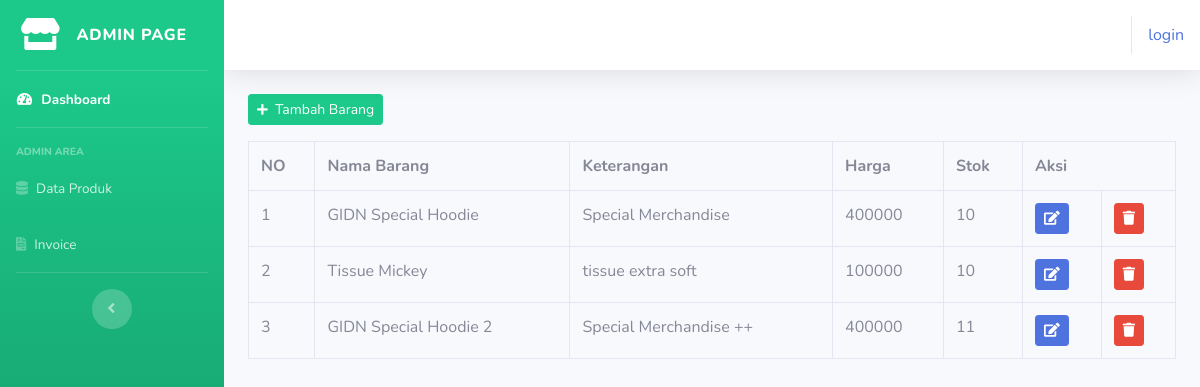
Page /index.php/admin/data_barang on the committed database.
### tables this page shows
CREATE TABLE `tb_barang` (
  `id_brg` int(11) NOT NULL,
  `nama_brg` varchar(120) NOT NULL,
  `keterangan` varchar(250) NOT NULL,
  `harga` int(11) NOT NULL,
  `stok` int(4) NOT NULL,
  `gambar` text NOT NULL
);

### application/controllers/admin/data_barang.php (called while the page is built, shortened)
<?php
class Data_barang extends CI_Controller{
    public function index()
    {
        $data['barang'] = $this->model_barang->tampil_data()->result();
        $this->load->view('Templates_admin/header');
        $this->load->view('Templates_admin/sidebar');
        $this->load->view('admin/data_barang', $data);
        $this->load->view('Templates_admin/footer');
    }
}

### index.php (called while the page is built, shortened)
<?php
require_once BASEPATH.'core/CodeIgniter.php';

### application/models/model_barang.php (called while the page is built, shortened)
<?php
class Model_barang extends CI_Model{
    public function tampil_data(){
       return $this->db->get('tb_barang');
    }
}

### application/views/admin/data_barang.php (the view, shortened to what this page needs)
<div class="container-fluid">
    <button class="btn btn-sm btn-success mb-3" data-toggle="modal" data-target="#tambah_barang"><i class="fas fa-plus fa-sm"></i> &nbsp;Tambah Barang</button>
    <table class="table table-bordered">
        <tr>
            <th>NO</th>
            <th>Nama Barang</th>
            <th>Keterangan</th>
            <th>Harga</th>
            <th>Stok</th>
            <th colspan="3">Aksi</th>
        </tr>
        <?php
        $no=1;
        foreach($barang as $brg) : ?>
        <tr>
            <td><?php echo $no++ ?></td>
            <td><?php echo $brg->nama_brg?></td>
            <td><?php echo $brg->keterangan?></td>
            <td><?php echo $brg->harga?></td>
            <td><?php echo $brg->stok?></td>
            <td><?php echo anchor('admin/data_barang/edit/' .$brg->id_brg, '<div class="btn btn-primary btn-sm"><i class="fas fa-edit"></i></div') ?> </td>
            <td><?php echo anchor('admin/data_barang/hapus/' .$brg->id_brg, '<div class="btn btn-danger btn-sm"><i class="fas fa-trash"></i></div>') ?></td>
        </tr>
        <?php endforeach; ?>
    </table>
</div>

### rows in the picture
tb_barang: nama_brg "GIDN Special Hoodie", keterangan "Special Merchandise", harga "400000", stok "10"
tb_barang: nama_brg "Tissue Mickey", keterangan "tissue extra soft", harga "100000", stok "10"
tb_barang: nama_brg "GIDN Special Hoodie 2", keterangan "Special Merchandise ++", harga "400000", stok "11"

### other values in the picture
anchor('keset/index','login') "login"
